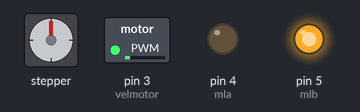
Bench run of a sketch on a simulated Arduino Uno, built with avr-gcc and run on an emulated ATmega328P. Parts: stepper motor, switched loads named in the sketch (green lamp = pin HIGH), output pins drawn as LEDs (lit = HIGH). Stepper angles assume 2048 steps per turn.

Above: at 0.15 s.
At 5.16 s:
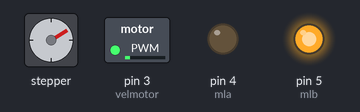
At 10.16 s:
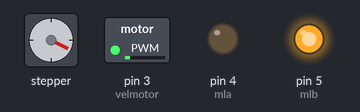
At 19.84 s:
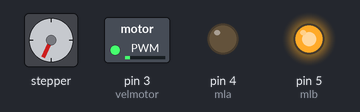
At 29.84 s:
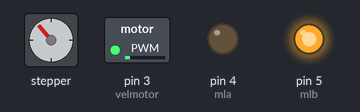
At 39.85 s:
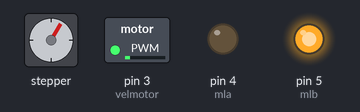
Timing chart, 0 to 40.0 s (numbered marks = the images above):
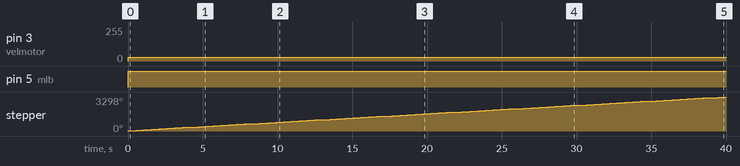

The sketch:

projetomicro.ino
```cpp
#include <Stepper.h>

#define velmotor 3
#define mla 4
#define mlb 5
int vel = 0;

#define e1 8
#define e2 9
#define e3 10
#define e4 11
#define passosPorGiro 64

Stepper mp(passosPorGiro,e1,e2,e3,e4);

void setup()
{
  pinMode(velmotor,OUTPUT);
  pinMode(mla,OUTPUT);
  pinMode(mlb,OUTPUT);
  digitalWrite(mla,LOW);
  digitalWrite(mlb,LOW);
  analogWrite(velmotor,vel);
}

void loop()
{
  vel=30;
  analogWrite(velmotor,vel);

  digitalWrite(mlb,HIGH);
  digitalWrite(mla,LOW);

  motorPasso(500,1,1,500);

}

void motorPasso(int vel, int sentido, int voltas, int tmp)
{
  mp.setSpeed(vel);
  for(int i = 0;i<(32*voltas);i++)
  {
    mp.step(passosPorGiro*sentido);
  }
  delay(tmp);
}
```

Measured:
- by itself, pin 3 (velmotor): 0/255 → 30/255 at 0.00 s
- by itself, pin 5 (mlb): LOW → HIGH at 0.00 s
- by itself, stepper: turns 360° clockwise in 3.9 s, repeating every 4.4 s
